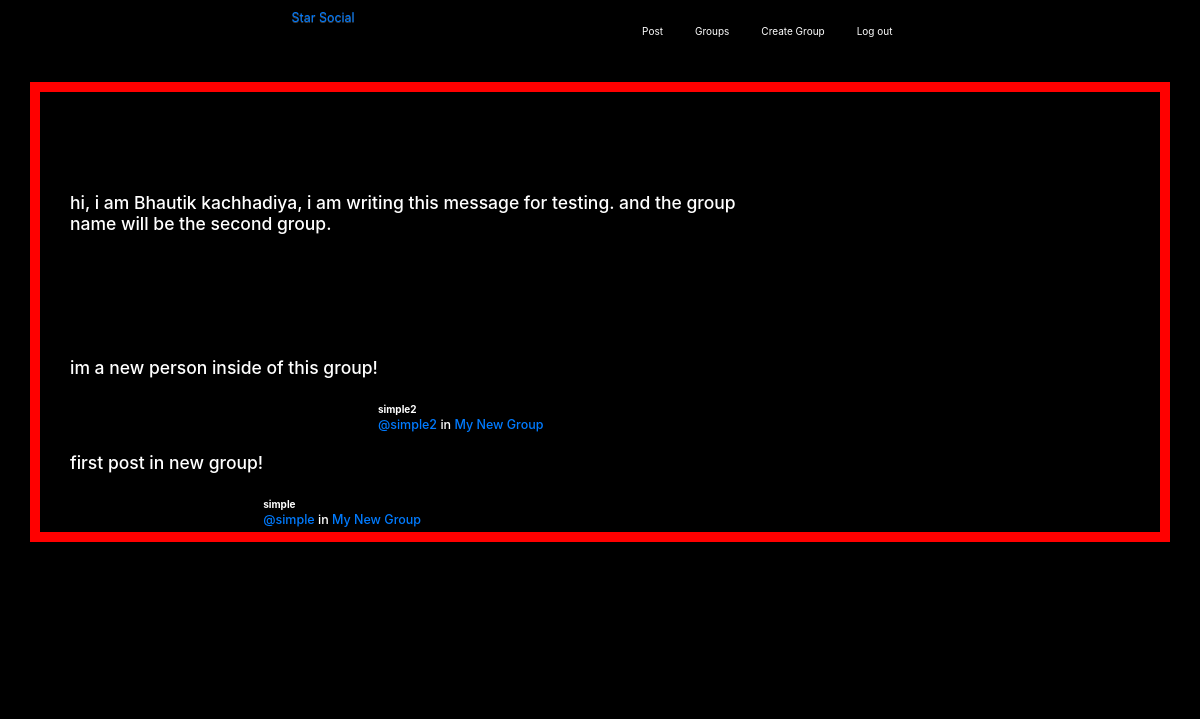
The page /posts/ (signed in) on the database its author committed.
### posts/models.py (models this page shows, shortened)
class Post(models.Model):
    user = models.ForeignKey(User, related_name="posts", on_delete=models.CASCADE)
    created_at = models.DateTimeField(auto_now=True)
    message = models.TextField()
    message_html = models.TextField(editable=False)
    group = models.ForeignKey(Group, related_name="posts",null=True, blank=True, on_delete=models.CASCADE)
    class Meta:
        ordering = ["-created_at"]
        unique_together = ["user", "message"]

### groups/models.py (models this page shows, shortened)
class Group(models.Model):
    name = models.CharField(max_length=255, unique=True)
    slug = models.SlugField(allow_unicode=True, unique=True)
    description = models.TextField(blank=True, default='')
    description_html = models.TextField(editable=False, default='', blank=True)
    members = models.ManyToManyField(User,through="GroupMember")
    class Meta:
        ordering = ["name"]

### posts/views.py (the view)
class PostList(SelectRelatedMixin, generic.ListView):
    model = models.Post
    select_related = ("user", "group")

### posts/templates/posts/post_list.html (shortened to what this page needs)
{% extends "posts/post_base.html" %}
{% load humanize %}
{% block post_content %}
<div class="col-md-8">
	{% for post in post_list %}
  {% include "posts/_post.html" %}
	{% endfor %}
</div>
{% endblock %}

### posts/templates/posts/_post.html (shortened to what this page needs)
<div class="post media">
	<h3>{{ post.message_html|safe }}</h3>
	<div class="media-body">
		<br>
		<br>
		<br>
		<strong>{{ post.user.username }}</strong>
		<h5 class="media-heading">
			<span class="username"><a href="{% url 'posts:for_user' username=post.user.username %}">@{{ post.user.username }}</a></span>
			{% if post.group %}
			<span class="group-name">in <a href="#">{{ post.group.name }}</a></span>
			{% endif %}
		</h5>
	</div>
</div>

### static/css/master.css (style rules this page uses)
html, body { height: 100%; width: 100%; overflow: hidden; background: #191063; margin: 0; }

### static/simplesocial/css/master.css (style rules this page uses)
body { margin: 0; overflow: hidden; background-color: black; color:white; }

### rows shown on the page
Post: message_html "hi, i am Bhautik kachhadiya, i am writing this message for testing. and the group name will be the second group."
Post: message_html "im a new person inside of this group!", user.username "simple2", group.name "My New Group"
Post: message_html "first post in new group!", user.username "simple", group.name "My New Group"
